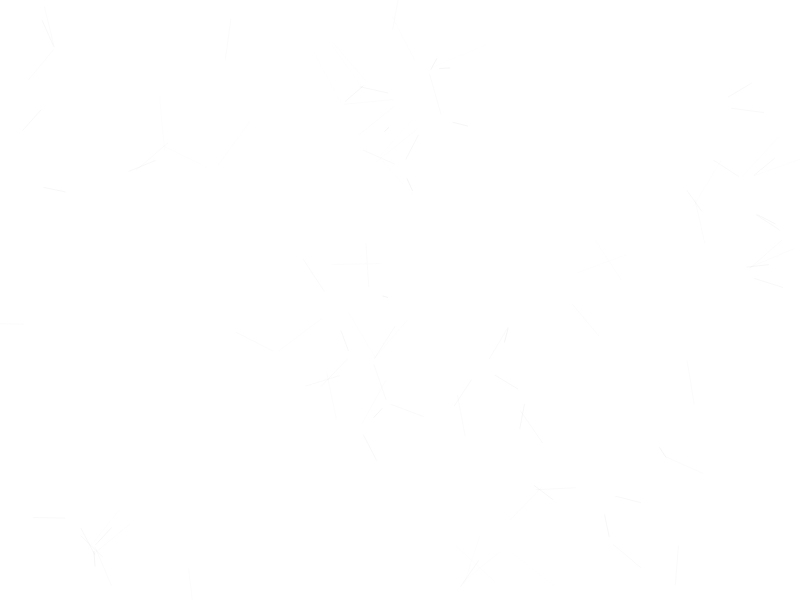
Frame 1 (no input)
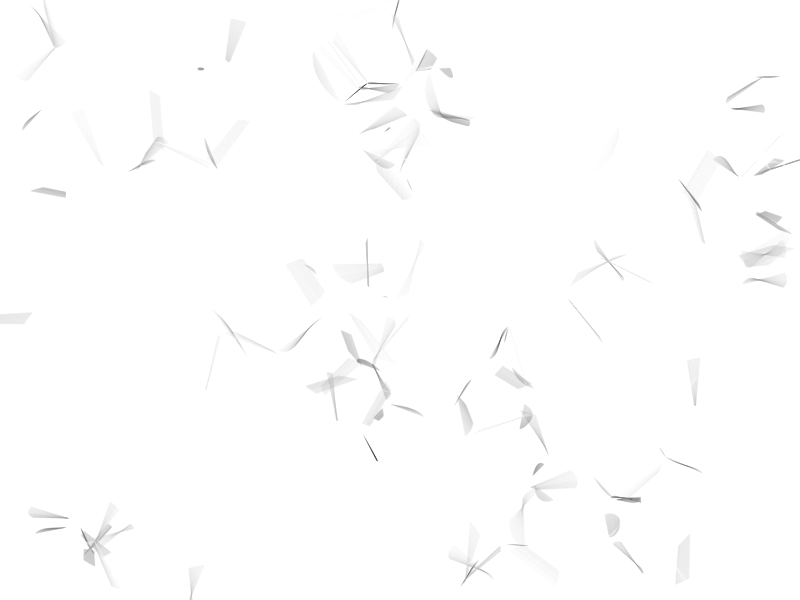
Frame 60 (no input)
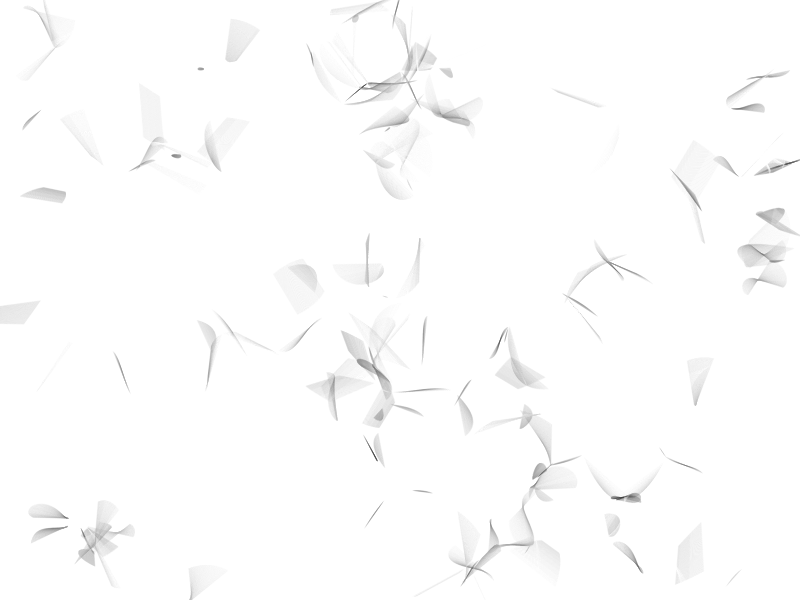
Frame 120 (the mouse pressed at the canvas centre since frame 60)

The p5.js sketch that drew these frames (run headless with seeded random() and noise() and a simulated clock; from frame 60 on, the mouse is pressed at the canvas centre):

// p5.js sketch
// ── sketch.js
/* 
   
   Structure 3 
   
   A surface filled with one hundred medium to small sized circles. 
   Each circle has a different size and direction, but moves at the same slow rate. 
   Display: 
   A. The instantaneous intersections of the circles 
   >>> B. The aggregate intersections of the circles 
   
   Ported to p5.js by Casey Reas
   11 July 2016
   p5.js 0.5.2
  
   Restored by Casey Reas <http://reas.com> 
   22 June 2016 
   Processing v.3.1.1 <http://processing.org> 
   
   Implemented by Casey Reas
   8 March 2004 
   Processing v.68 <http://processing.org> 
 
*/

var numCircle = 100;
var circles = [];

function setup() {
  createCanvas(800, 600);
  frameRate(30);
  for (var i = 0; i < numCircle; i++) {
    var x = random(width);
    var y = random(height);
    var r = random(20, 60);
    var xspeed = random(-0.25, 0.25);
    var yspeed = random(-0.25, 0.25);
    circles[i] = new Circle(x, y, r, xspeed, yspeed, i);
  }
  background(255);
}

function draw() {
  for (var i = 0; i < circles.length; i++) {
    circles[i].update();
  }
  for (var j = 0; j < circles.length; j++) {
    circles[j].move();
  }
}

function Circle(px, py, pr, psp, pysp, pid) {
  this.x = px;
  this.y = py;
  this.r = pr;
  this.r2 = this.r * this.r;
  this.sp = psp;
  this.ysp = pysp;
  this.id = pid;

  this.update = function() {
    for (var i = this.id + 1; i < numCircle; i++) {
      intersect(circles[this.id], circles[i]);
    }
  }

  this.makePoint = function() {
    stroke(0);
    point(this.x, this.y);
  }

  this.move = function() {
    this.x += this.sp;
    this.y += this.ysp;
    if (this.sp > 0) {
      if (this.x > width + this.r) {
        this.x = -this.r;
      }
    } else {
      if (this.x < -this.r) {
        this.x = width + this.r;
      }
    }
    if (this.ysp > 0) {
      if (this.y > height + this.r) {
        this.y = -this.r;
      }
    } else {
      if (this.y < -this.r) {
        this.y = height + this.r;
      }
    }
  }
}

function intersect(cA, cB) {

  var dx = cA.x - cB.x;
  var dy = cA.y - cB.y;
  var d2 = dx * dx + dy * dy;
  var d = sqrt(d2);

  if ((d > cA.r + cB.r) || (d < abs(cA.r - cB.r))) {
    return; // no solution 
  }

  var a = (cA.r2 - cB.r2 + d2) / (2 * d);
  var h = sqrt(cA.r2 - a * a);
  var x2 = cA.x + a * (cB.x - cA.x) / d;
  var y2 = cA.y + a * (cB.y - cA.y) / d;

  var paX = x2 + h * (cB.y - cA.y) / d;
  var paY = y2 - h * (cB.x - cA.x) / d;
  var pbX = x2 - h * (cB.y - cA.y) / d;
  var pbY = y2 + h * (cB.x - cA.x) / d;

  stroke(dist(paX, paY, pbX, pbY)*4, 12); 
  line(paX, paY, pbX, pbY);

}
